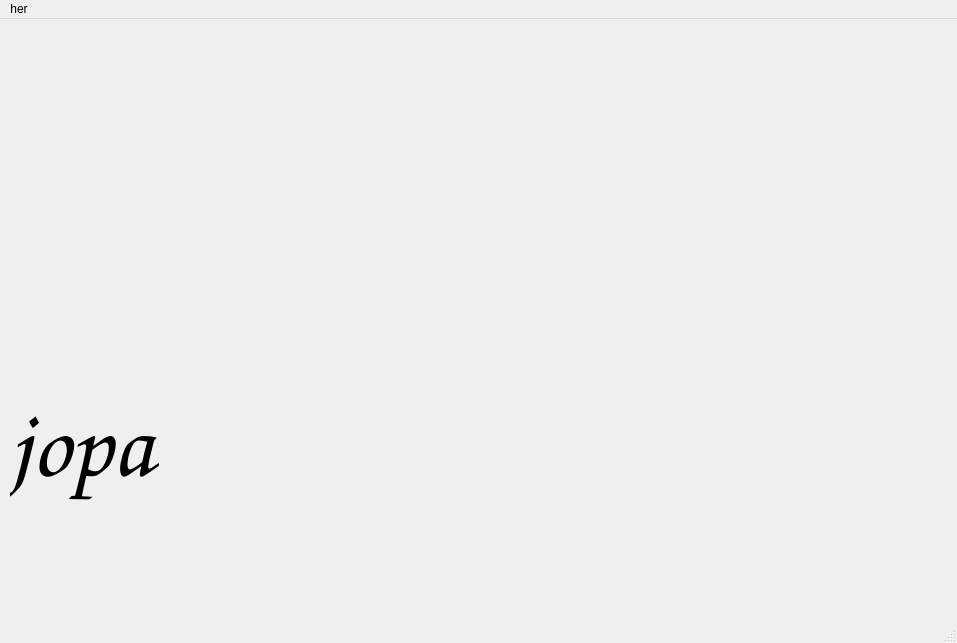
<?xml version="1.0" encoding="UTF-8"?>
<ui version="4.0">
 <class>MainWindow</class>
 <widget class="QMainWindow" name="MainWindow">
  <property name="geometry">
   <rect>
    <x>0</x>
    <y>0</y>
    <width>957</width>
    <height>643</height>
   </rect>
  </property>
  <property name="windowTitle">
   <string>MainWindow</string>
  </property>
  <widget class="QWidget" name="centralwidget">
   <widget class="QLabel" name="label">
    <property name="geometry">
     <rect>
      <x>10</x>
      <y>340</y>
      <width>191</width>
      <height>171</height>
     </rect>
    </property>
    <property name="font">
     <font>
      <family>Comic Sans MS</family>
      <pointsize>72</pointsize>
     </font>
    </property>
    <property name="text">
     <string>jopa</string>
    </property>
    <property name="textFormat">
     <enum>Qt::AutoText</enum>
    </property>
   </widget>
   <widget class="MplWidget" name="widget_1" native="true">
    <property name="geometry">
     <rect>
      <x>10</x>
      <y>50</y>
      <width>491</width>
      <height>321</height>
     </rect>
    </property>
   </widget>
   <widget class="MplWidget" name="widget_2" native="true">
    <property name="geometry">
     <rect>
      <x>520</x>
      <y>40</y>
      <width>421</width>
      <height>341</height>
     </rect>
    </property>
   </widget>
   <zorder>label</zorder>
   <zorder>widget_2</zorder>
   <zorder>widget_1</zorder>
  </widget>
  <widget class="QStatusBar" name="statusbar"/>
  <widget class="QMenuBar" name="menubar">
   <property name="geometry">
    <rect>
     <x>0</x>
     <y>0</y>
     <width>957</width>
     <height>22</height>
    </rect>
   </property>
   <widget class="QMenu" name="menuher">
    <property name="title">
     <string>her</string>
    </property>
   </widget>
   <addaction name="menuher"/>
  </widget>
 </widget>
 <customwidgets>
  <customwidget>
   <class>MplWidget</class>
   <extends>QWidget</extends>
   <header>mplwidget.h</header>
   <container>1</container>
  </customwidget>
 </customwidgets>
 <resources/>
 <connections/>
</ui>
